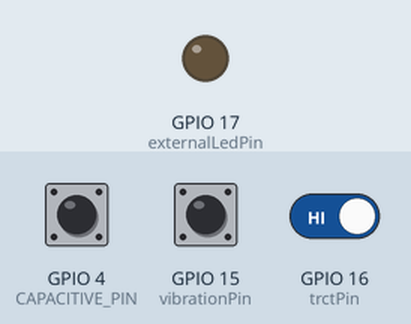
This sketch was run on a simulated ESP32-S3. On the bench: output pins drawn as LEDs (lit = HIGH). Inputs (shaded band) come from the test bench; at power-on: GPIO 16 (trctPin) HIGH, GPIO 4 (CAPACITIVE_PIN) HIGH, GPIO 15 (vibrationPin) HIGH. WiFi joins after 1.5 s; servers stay silent unless stated; EEPROM starts erased; no MQTT or app messages arrive unless stated; what the sketch prints to the serial monitor is not drawn.

Above: at 2.7 s.
2.8 s: GPIO 16 (trctPin) driven LOW
At 3.5 s:
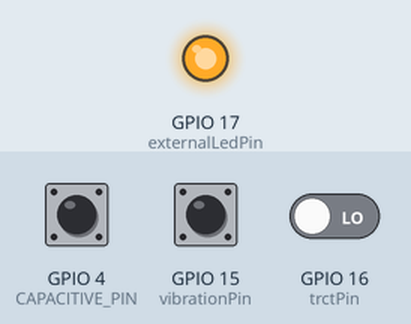
8.0 s: GPIO 16 (trctPin) driven HIGH
At 9.5 s:
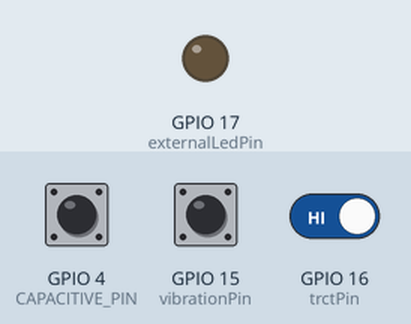
Timing chart, 0 to 10.5 s (numbered marks = the images above; inputs shaded):
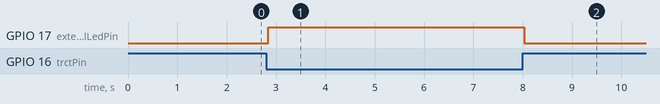

The sketch:

kapasitifbuton.ino
```cpp
#include <WiFi.h>
#include <WiFiClientSecure.h>
#include <PubSubClient.h>
#include <Preferences.h>
#include <esp_task_wdt.h>

// ESP32 Sistem Yeniden Başlatma Kütüphanesi
#include <esp_system.h>

// Preferences nesnesi
Preferences preferences;

// Wi-Fi Bilgileri
const char* ssid = "DenizUmut";
const char* password = "12345678";

// MQTT Broker Bilgileri (HiveMQ Cloud)
const char* mqtt_server = "4b74b290196b43e5ac538a4b3b907de2.s1.eu.hivemq.cloud";
const int mqtt_port = 8883;

// MQTT Kimlik Bilgileri için char dizileri (kaydedilen değerler buraya okunacak)
char defaultMqttUsername[] = "webuser";
char defaultMqttPassword[] = "n12345678N";

char currentMqttUsername[32];
char currentMqttPassword[32];

const char* mqtt_client_id = "ESP32S3Client_LightEarthquake";

// MQTT Konuları
const char* LIGHT_STATUS_TOPIC = "home/sensor/light_status";
const char* EARTHQUAKE_ALERT_TOPIC = "home/sensor/earthquake_alert";

// Sensör ve Harici LED Pinleri
const int trctPin = 16;
const int vibrationPin = 15;
const int externalLedPin = 17;

// Kapasitif Buton Pini (GPIO 4 = T0)
const int CAPACITIVE_PIN = 4;

// KAPASİTİF DOKUNMA EŞİĞİ: Bu değeri kendi testlerinize göre ayarlayın!
// Elinizi yaklaştırdığınızda 29500-30000 civarı görüyorsanız,
// 30500 gibi bir değer uygun olabilir.
const int CAPACITIVE_TOUCH_THRESHOLD = 30500;

// BUTON SÜRELERİ
const unsigned long FLASH_SAVE_SHORT_PRESS_MAX_MS = 500; // Flash'a kaydetmek için kısa dokunuş (500ms'den az)
const unsigned long WATCHDOG_TRIGGER_HOLD_TIME_MS = 3000; // Watchdog'u tetiklemek için basılı tutma süresi (3 saniye)
const unsigned long WATCHDOG_TRIGGER_DELAY_MS = 12000; // Watchdog'u tetikleyecek kasıtlı gecikme süresi (12 saniye)

// Sensör Durumları ve Kontrol Değişkenleri
bool lightOn = false;
bool earthquakeAlert = false;
unsigned long lastVibrationTime = 0;
int vibrationCount = 0;
const int VIBRATION_THRESHOLD = 5;
const unsigned long VIBRATION_WINDOW = 500;

// Kapasitif Buton İçin Değişkenler
static unsigned long capacitiveButtonPressStartTime = 0;
static bool capacitiveButtonPressed = false;
static bool actionTriggeredDuringPress = false; // Basılı tutma sırasında eylemin tetiklenip tetiklenmediğini kontrol eder

WiFiClientSecure espClient;
PubSubClient client(espClient);

// Watchdog Zamanlayıcı Tanımlaması
const int WATCHDOG_TIMEOUT_SEC = 10; // Watchdog zaman aşımı süresi (saniye)

// --- Wi-Fi Bağlantısı ---
void setup_wifi() {
  delay(10);
  Serial.println();
  Serial.print("Connecting to ");
  Serial.println(ssid);

  WiFi.begin(ssid, password);

  while (WiFi.status() != WL_CONNECTED) {
    delay(500);
    Serial.print(".");
    yield();
  }

  Serial.println("");
  Serial.println("WiFi connected");
  Serial.print("IP address: ");
  Serial.println(WiFi.localIP());
}

// --- MQTT Gelen Mesajlar ---
void callback(char* topic, byte* payload, unsigned int length) {
  Serial.print("Message arrived [");
  Serial.print(topic);
  Serial.print("] ");
  for (int i = 0; i < length; i++) {
    Serial.print((char)payload[i]);
  }
  Serial.println();
}

// --- MQTT Yeniden Bağlantı ---
void reconnect() {
  while (!client.connected()) {
    Serial.print("Attempting MQTT connection...");
    if (client.connect(mqtt_client_id, currentMqttUsername, currentMqttPassword)) {
      Serial.println("connected");
    } else {
      Serial.print("failed, rc=");
      Serial.print(client.state());
      Serial.println(" try again in 5 seconds");
      delay(5000);
    }
    yield();
  }
}

// --- MQTT Kimlik Bilgilerini Flash'a Kaydetme Fonksiyonu ---
void saveMqttCredentials() {
  preferences.begin("mqtt_creds", false);

  preferences.putString("username", defaultMqttUsername);
  preferences.putString("password", defaultMqttPassword);

  strncpy(currentMqttUsername, defaultMqttUsername, sizeof(currentMqttUsername) - 1);
  currentMqttUsername[sizeof(currentMqttUsername) - 1] = '\0';
  strncpy(currentMqttPassword, defaultMqttPassword, sizeof(currentMqttPassword) - 1);
  currentMqttPassword[sizeof(currentMqttPassword) - 1] = '\0';

  Serial.println("MQTT Kimlik Bilgileri Flash'a kaydedildi!");
  preferences.end();
}

void setup() {
  Serial.begin(115200);

  pinMode(trctPin, INPUT);
  pinMode(vibrationPin, INPUT);
  pinMode(externalLedPin, OUTPUT);
  digitalWrite(externalLedPin, LOW);

  // Watchdog Timer başlatma
  esp_task_wdt_config_t wdt_config = {
    .timeout_ms = WATCHDOG_TIMEOUT_SEC * 1000,
    .idle_core_mask = (1 << 0),
    .trigger_panic = false
  };
  esp_task_wdt_init(&wdt_config);
  esp_task_wdt_add(NULL);
  Serial.print("Watchdog Timer Started with "); Serial.print(WATCHDOG_TIMEOUT_SEC); Serial.println(" seconds timeout.");

  // Flash Bellek Preferences'ı başlatma
  preferences.begin("mqtt_creds", true);
  size_t usernameLen = preferences.getString("username").length();
  size_t passwordLen = preferences.getString("password").length();

  if (usernameLen == 0 || passwordLen == 0) {
    Serial.println("Flash'ta MQTT kimlik bilgileri bulunamadı veya boş. Varsayılanlar kullanılıyor.");
    strncpy(currentMqttUsername, defaultMqttUsername, sizeof(currentMqttUsername) - 1);
    currentMqttUsername[sizeof(currentMqttUsername) - 1] = '\0';
    strncpy(currentMqttPassword, defaultMqttPassword, sizeof(currentMqttPassword) - 1);
    currentMqttPassword[sizeof(currentMqttPassword) - 1] = '\0';
  } else {
    preferences.getString("username").toCharArray(currentMqttUsername, sizeof(currentMqttUsername));
    preferences.getString("password").toCharArray(currentMqttPassword, sizeof(currentMqttPassword));
    Serial.println("MQTT Kimlik Bilgileri Flash'tan yüklendi.");
  }
  preferences.end();

  Serial.print("Current MQTT Username: "); Serial.println(currentMqttUsername);
  Serial.print("Current MQTT Password: "); Serial.println(currentMqttPassword);

  setup_wifi();

  espClient.setInsecure();
  Serial.println("SSL/TLS Sertifika Doğrulaması Devre Dışı Bırakıldı (Güvenli Değildir!).");

  client.setServer(mqtt_server, mqtt_port);
  client.setCallback(callback);
}

void loop() {
  // Watchdog Zamanlayıcıyı her döngüde besle
  esp_task_wdt_reset();

  // --- Kapasitif Buton Kontrolü (GPIO 4) ---
  int touchValue = touchRead(CAPACITIVE_PIN);

  // Debug için dokunmatik değeri görmek istersen aşağıdaki satırları aktif edebilirsin
   Serial.print("Dokunmatik Deger (GPIO4): ");
   Serial.println(touchValue);

  if (touchValue > CAPACITIVE_TOUCH_THRESHOLD) { // Butona dokunuluyor (veya el yaklaştırıldı)
    if (!capacitiveButtonPressed) { // Butona ilk basış başlangıcı
      capacitiveButtonPressStartTime = millis();
      actionTriggeredDuringPress = false; // Yeni bir basışta eylem tetiklenmedi olarak işaretle
      Serial.println("Kapasitif alana dokunuldu/yaklaşıldı.");
    }
    capacitiveButtonPressed = true;

    // Uzun basış (Watchdog Tetikleme) kontrolü - basılı tutarken tetiklenir
    if (!actionTriggeredDuringPress && millis() - capacitiveButtonPressStartTime >= WATCHDOG_TRIGGER_HOLD_TIME_MS) {
      Serial.println("!!! Uzun basma/yaklasim algilandi. Watchdog'u kasitli olarak tetikleyen gecikme baslatiliyor...");
      Serial.println("!!! Bu surede Watchdog beslenmeyecek ve sistem yeniden baslayacak. !!!");
      actionTriggeredDuringPress = true; // Sadece bir kez tetiklenmesini sağla
      delay(WATCHDOG_TRIGGER_DELAY_MS); // Kasıtlı olarak uzun bir gecikme
      // Bu gecikme sırasında loop() içindeki esp_task_wdt_reset() çağrılamaz.
    }
  } else { // Buton bırakıldı (veya el uzaklaştırıldı)
    if (capacitiveButtonPressed) { // Buton az önce bırakıldıysa
      unsigned long pressDuration = millis() - capacitiveButtonPressStartTime;

      // Kısa basış (Flash Kaydetme) kontrolü - bırakıldığında tetiklenir
      if (!actionTriggeredDuringPress && pressDuration < FLASH_SAVE_SHORT_PRESS_MAX_MS) {
        saveMqttCredentials();
        Serial.println("Flash'a kaydetme islemi tamamlandi (kisa dokunus ile).");
      }
      // Eğer actionTriggeredDuringPress true ise (yani uzun basma Watchdog'u tetiklediyse)
      // veya süre kısa dokunuş eşiğini aştıysa, hiçbir şey yapma (uzun basış veya orta basış)
    }
    capacitiveButtonPressed = false;
    actionTriggeredDuringPress = false; // Bir sonraki basış için sıfırla
  }

  // MQTT bağlantısını kontrol et ve döngüyü çalıştır
  if (!client.connected()) {
    reconnect();
  }
  client.loop();

  // --- TCRT5000 (Hareket Algılama) ---
  int trctState = digitalRead(trctPin);
  bool currentLightState = (trctState == LOW); // LOW olduğunda ışık var

  if (currentLightState != lightOn) {
    lightOn = currentLightState;
    digitalWrite(externalLedPin, lightOn ? HIGH : LOW);

    String status = lightOn ? "on" : "off";
    client.publish(LIGHT_STATUS_TOPIC, status.c_str());
    Serial.print("Light Status Published: ");
    Serial.println(status);
  }

  // --- KY-027 (Deprem Uyarısı) ---
  int vibrationState = digitalRead(vibrationPin); // Titreşim sensöründen oku

  if (vibrationState == LOW) { // Titreşim algılandığında (LOW tetikleme)
    if (millis() - lastVibrationTime > 50) { // Gürültüyü engellemek için küçük bir gecikme
      vibrationCount++;
      lastVibrationTime = millis();
    }
  }

  // Titreşim sayacını sıfırlamak için zaman penceresi
  if (millis() - lastVibrationTime > VIBRATION_WINDOW && vibrationCount > 0) {
      vibrationCount = 0;
  }

  // Belirli sayıda titreşim algılandığında deprem uyarısı yayınla
  if (vibrationCount >= VIBRATION_THRESHOLD && !earthquakeAlert) {
    earthquakeAlert = true;
    client.publish(EARTHQUAKE_ALERT_TOPIC, "ALERT");
    Serial.println("!!! DEPREM UYARISI YAYINLANDI !!!");
  } else if (vibrationCount < VIBRATION_THRESHOLD && earthquakeAlert) { // Titreşim yoksa uyarıyı temizle
    earthquakeAlert = false;
    client.publish(EARTHQUAKE_ALERT_TOPIC, "CLEAR");
    Serial.println("Deprem Uyarısı Temizlendi.");
  }

  delay(50); // Loop döngüsü için küçük bir gecikme
}
```

Measured:
- after the input at 2.8 s, GPIO 17 (externalLedPin): LOW → HIGH after 0.05 s
- after the input at 8.0 s, GPIO 17 (externalLedPin): HIGH → LOW at once
